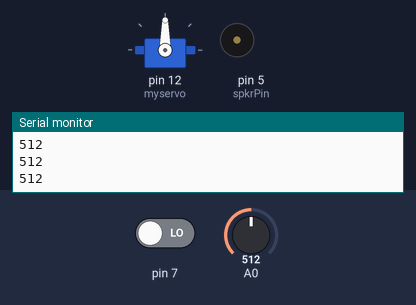
Recording of a sketch running on a simulated Arduino Uno, built with avr-gcc and run on an emulated ATmega328P. Shown: servo, buzzer (waves = sounding), the last lines printed to the serial monitor. Inputs (shaded band) come from the test bench; at power-on: pin 7 LOW, A0 = 512.

Above: at 1.3 s.
1.4 s: pin 7 driven HIGH
At 1.96 s:
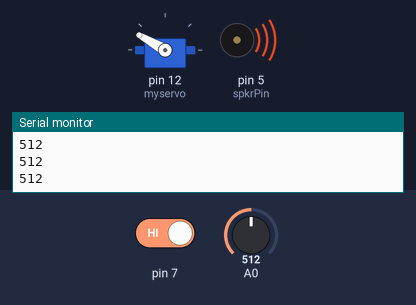
At 2.56 s:
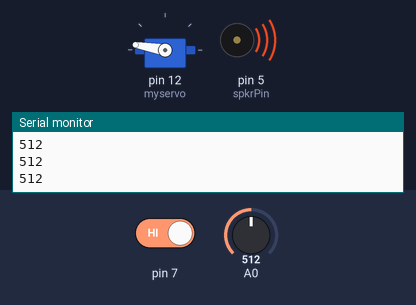
4.6 s: pin 7 driven LOW
At 5.28 s:
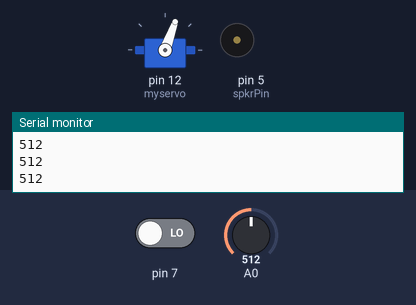
Timing chart, 0 to 17.0 s (numbered marks = the images above; inputs shaded):
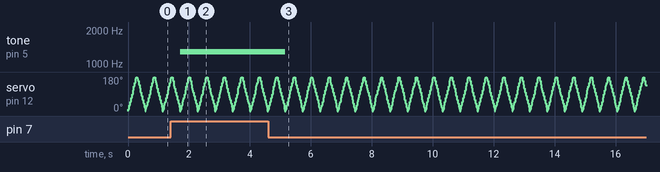

The sketch:

Nov18.ino
```cpp
#include <Servo.h>

Servo myservo;

int servoPos = 0;
int spkrPin = 5;

void setup() {
  Serial.begin(9600);
  myservo.attach(12);
  pinMode(7, INPUT);

}

void loop() {
  int LDRValue = analogRead(A0);
  Serial.println(LDRValue);
  int pitch = map(LDRValue, 50, 600, 120, 1500);
  int Bellswitch = digitalRead(7);

  if (Bellswitch == HIGH) {
    tone(spkrPin, pitch);
    delay(1);
  } else {
    noTone (spkrPin);
  }

for (servoPos = 0; servoPos <= 180; servoPos += 10) {
  myservo.write(servoPos);
  delay(15);
}
for (servoPos = 180; servoPos >= 0; servoPos -= 10) {
  myservo.write(servoPos);
  delay(15);
}
}
```

Measured:
- after the input at 1.4 s, tone on pin 5 (spkrPin): silent → 1279 Hz after 0.32 s
- after the input at 4.6 s, tone on pin 5 (spkrPin): 1279 Hz → silent after 0.57 s
